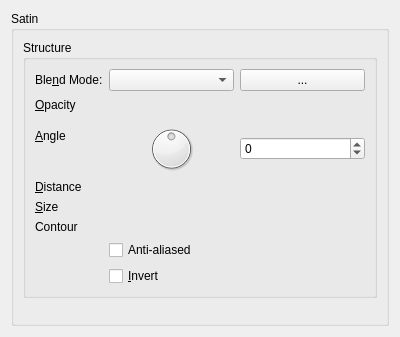
<?xml version="1.0" encoding="UTF-8"?>
<ui version="4.0">
 <class>WdgSatin</class>
 <widget class="QWidget" name="WdgSatin">
  <property name="geometry">
   <rect>
    <x>0</x>
    <y>0</y>
    <width>400</width>
    <height>337</height>
   </rect>
  </property>
  <property name="windowTitle">
   <string>Form</string>
  </property>
  <layout class="QGridLayout" name="gridLayout">
   <item row="0" column="0">
    <widget class="QGroupBox" name="groupBox">
     <property name="title">
      <string>Satin</string>
     </property>
     <layout class="QGridLayout" name="gridLayout_2">
      <item row="0" column="0">
       <widget class="QGroupBox" name="groupBox_2">
        <property name="title">
         <string>Structure</string>
        </property>
        <layout class="QFormLayout" name="formLayout">
         <item row="0" column="0">
          <widget class="QLabel" name="label_13">
           <property name="text">
            <string>Ble&amp;nd Mode:</string>
           </property>
           <property name="buddy">
            <cstring>cmbCompositeOp</cstring>
           </property>
          </widget>
         </item>
         <item row="0" column="1">
          <layout class="QHBoxLayout" name="horizontalLayout">
           <item>
            <widget class="KisCompositeOpComboBox" name="cmbCompositeOp">
             <property name="toolTip">
              <string>Set the blend mode for the layer</string>
             </property>
            </widget>
           </item>
           <item>
            <widget class="KColorButton" name="bnColor">
             <property name="text">
              <string>...</string>
             </property>
            </widget>
           </item>
          </layout>
         </item>
         <item row="1" column="0">
          <widget class="QLabel" name="label_14">
           <property name="text">
            <string>&amp;Opacity</string>
           </property>
           <property name="buddy">
            <cstring>intOpacity</cstring>
           </property>
          </widget>
         </item>
         <item row="1" column="1">
          <widget class="KisSliderSpinBox" name="intOpacity" native="true">
           <property name="sizePolicy">
            <sizepolicy hsizetype="MinimumExpanding" vsizetype="Minimum">
             <horstretch>0</horstretch>
             <verstretch>0</verstretch>
            </sizepolicy>
           </property>
           <property name="minimumSize">
            <size>
             <width>10</width>
             <height>15</height>
            </size>
           </property>
           <property name="toolTip">
            <string>Set the master opacity for the layer</string>
           </property>
           <property name="whatsThis">
            <string>Adjust the transparency of the layer</string>
           </property>
          </widget>
         </item>
         <item row="2" column="1">
          <layout class="QHBoxLayout" name="horizontalLayout_2"/>
         </item>
         <item row="3" column="0">
          <widget class="QLabel" name="label">
           <property name="text">
            <string>&amp;Angle</string>
           </property>
           <property name="buddy">
            <cstring>dialAngle</cstring>
           </property>
          </widget>
         </item>
         <item row="3" column="1">
          <layout class="QHBoxLayout" name="horizontalLayout_3">
           <item>
            <widget class="QDial" name="dialAngle">
             <property name="toolTip">
              <string>Set the angle of the light source</string>
             </property>
             <property name="minimum">
              <number>-179</number>
             </property>
             <property name="maximum">
              <number>180</number>
             </property>
            </widget>
           </item>
           <item>
            <widget class="QSpinBox" name="intAngle">
             <property name="minimum">
              <number>-179</number>
             </property>
             <property name="maximum">
              <number>180</number>
             </property>
            </widget>
           </item>
          </layout>
         </item>
         <item row="4" column="0">
          <widget class="QLabel" name="label_2">
           <property name="text">
            <string>&amp;Distance</string>
           </property>
           <property name="buddy">
            <cstring>intDistance</cstring>
           </property>
          </widget>
         </item>
         <item row="4" column="1">
          <widget class="KisSliderSpinBox" name="intDistance" native="true"/>
         </item>
         <item row="5" column="0">
          <widget class="QLabel" name="label_4">
           <property name="text">
            <string>&amp;Size</string>
           </property>
           <property name="buddy">
            <cstring>intSize</cstring>
           </property>
          </widget>
         </item>
         <item row="5" column="1">
          <widget class="KisSliderSpinBox" name="intSize" native="true"/>
         </item>
         <item row="6" column="0">
          <widget class="QLabel" name="label_6">
           <property name="text">
            <string>Contour</string>
           </property>
          </widget>
         </item>
         <item row="6" column="1">
          <widget class="KisCmbContour" name="cmbContour"/>
         </item>
         <item row="7" column="1">
          <widget class="QCheckBox" name="chkAntiAliased">
           <property name="toolTip">
            <string>Smooth the contour</string>
           </property>
           <property name="text">
            <string>Anti-aliased</string>
           </property>
          </widget>
         </item>
         <item row="8" column="1">
          <widget class="QCheckBox" name="chkInvert">
           <property name="text">
            <string>&amp;Invert</string>
           </property>
          </widget>
         </item>
        </layout>
        <zorder>cmbContour</zorder>
        <zorder>chkAntiAliased</zorder>
        <zorder>intOpacity</zorder>
        <zorder>label_13</zorder>
        <zorder>label_14</zorder>
        <zorder>label_4</zorder>
        <zorder>intDistance</zorder>
        <zorder>intSize</zorder>
        <zorder>label</zorder>
        <zorder>label_2</zorder>
        <zorder>label_6</zorder>
        <zorder>chkInvert</zorder>
       </widget>
      </item>
      <item row="2" column="0">
       <spacer name="verticalSpacer">
        <property name="orientation">
         <enum>Qt::Vertical</enum>
        </property>
        <property name="sizeHint" stdset="0">
         <size>
          <width>20</width>
          <height>40</height>
         </size>
        </property>
       </spacer>
      </item>
      <item row="1" column="0">
       <spacer name="verticalSpacer_2">
        <property name="orientation">
         <enum>Qt::Vertical</enum>
        </property>
        <property name="sizeHint" stdset="0">
         <size>
          <width>20</width>
          <height>40</height>
         </size>
        </property>
       </spacer>
      </item>
     </layout>
    </widget>
   </item>
  </layout>
 </widget>
 <customwidgets>
  <customwidget>
   <class>KisCompositeOpComboBox</class>
   <extends>QComboBox</extends>
   <header>kis_cmb_composite.h</header>
  </customwidget>
  <customwidget>
   <class>KisDoubleSliderSpinBox</class>
   <extends>QWidget</extends>
   <header>kis_slider_spin_box.h</header>
  </customwidget>
  <customwidget>
   <class>KColorButton</class>
   <extends>QPushButton</extends>
   <header>kcolorbutton.h</header>
  </customwidget>
  <customwidget>
   <class>KisSliderSpinBox</class>
   <extends>QWidget</extends>
   <header>kis_slider_spin_box.h</header>
   <container>1</container>
  </customwidget>
  <customwidget>
   <class>KisCmbContour</class>
   <extends>QWidget</extends>
   <header>kis_cmb_contour.h</header>
  </customwidget>
 </customwidgets>
 <resources/>
 <connections/>
</ui>
